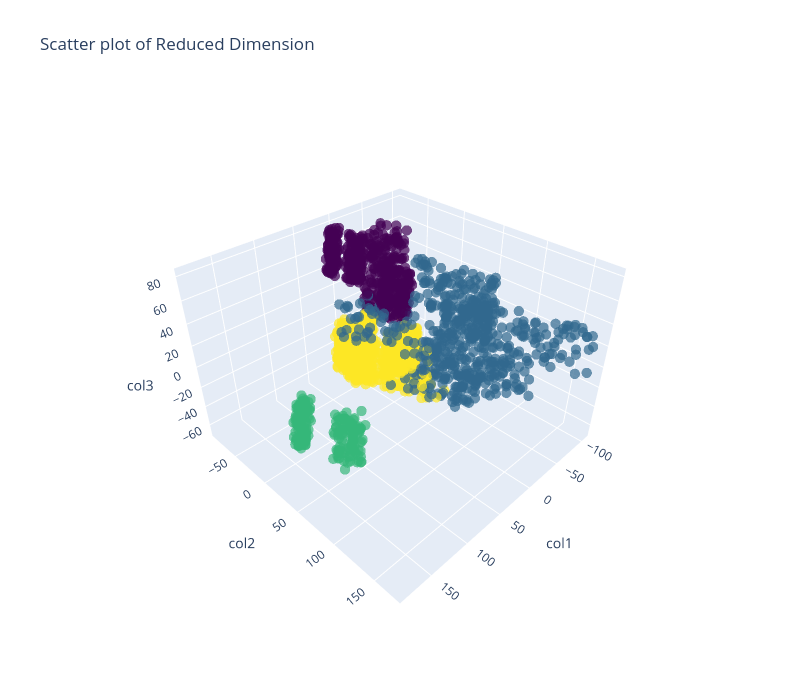

Write notebook code for a chart like this one.
### Code cell
import plotly.graph_objects as go

# A 3D Projection Of Data In The Reduced Dimension
x = PCA_ds["col1"]
y = PCA_ds["col2"]
z = PCA_ds["col3"]
cluster = PCA_ds['Cluster']
index = PCA_ds.index

# To plot
fig = go.Figure(data=[go.Scatter3d(
    x=x,
    y=y,
    z=z,
    mode='markers',
    marker=dict(
        size=6,
        color=cluster,                # set color to an array/list of desired values
        colorscale='Viridis',           # choose a colorscale
        opacity=0.7
    ),
    text=['index: ' + str(i) for i in index],
    hoverinfo='text'
)])

fig.update_layout(title="Scatter plot of Reduced Dimension",
                  width=800,
                  height=700,
                  autosize=False,
                  scene=dict(xaxis=dict(title='col1'),
                             yaxis=dict(title='col2'),
                             zaxis=dict(title='col3'),
                             aspectratio=dict(x=1, y=1, z=0.7),
                             aspectmode='manual')
                 )

fig.show()

### Figure 1 — Plotly figure (JSON) as saved in the notebook; plotly's stock layout.template omitted (floating-point values rounded to 4 significant figures; data arrays with more than 128 entries replaced by an {"elided": "..."} marker saying what was removed)
{"data": [{"hoverinfo": "text", "marker": {"color": {"elided": "2200 int values"}, "colorscale": [[0, "#440154"], [0.1111, "#482878"], [0.2222, "#3e4989"], [0.3333, "#31688e"], [0.4444, "#26828e"], [0.5556, "#1f9e89"], [0.6667, "#35b779"], [0.7778, "#6ece58"], [0.8889, "#b5de2b"], [1, "#fde725"]], "opacity": 0.7, "size": 6}, "mode": "markers", "text": {"elided": "2200 str values"}, "type": "scatter3d", "x": {"elided": "2200 float values"}, "y": {"elided": "2200 float values"}, "z": {"elided": "2200 float values"}}], "layout": {"autosize": false, "height": 700, "scene": {"aspectmode": "manual", "aspectratio": {"x": 1, "y": 1, "z": 0.7}, "xaxis": {"title": {"text": "col1"}}, "yaxis": {"title": {"text": "col2"}}, "zaxis": {"title": {"text": "col3"}}}, "title": {"text": "Scatter plot of Reduced Dimension"}, "width": 800}}
